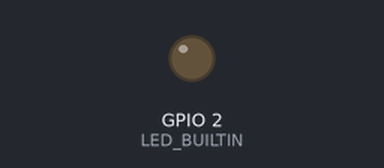
Bench run of a sketch on a simulated ESP8266 (NodeMCU). Parts: output pins drawn as LEDs (lit = HIGH, except the on-board LED, lit = LOW). WiFi joins after 1.5 s; servers stay silent unless stated; what the sketch prints to the serial monitor is not drawn.

Above: at 4.0 s.
At 9.0 s:
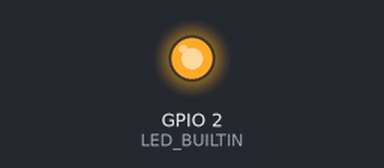
Timing chart, 0 to 14.5 s (numbered marks = the images above):
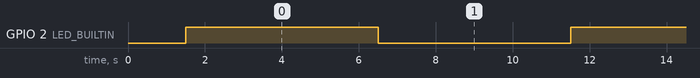

The sketch:

BasicOTA_Telnet-NodeMCU.ino
```cpp
#include <ESP8266WiFi.h>
#include <ESP8266mDNS.h>
#include <WiFiUdp.h>
#include <ArduinoOTA.h>

// start telnet server (do NOT put in setup())
const uint16_t aport = 23; // standard port
WiFiServer TelnetServer(aport);
WiFiClient TelnetClient;

const char* ssid = "My Azuz7";
const char* password = "azzahra4579";

void setup() {
  Serial.begin(9600);

  TelnetServer.begin();
  TelnetServer.setNoDelay(true);

  Serial.println("Booting");
  WiFi.mode(WIFI_STA);
  WiFi.begin(ssid, password);
  while (WiFi.waitForConnectResult() != WL_CONNECTED) {
    Serial.println("Connection Failed! Rebooting...");
    delay(5000);
    ESP.restart();
  }

  // Port defaults to 8266
  // ArduinoOTA.setPort(8266);

  // Hostname defaults to esp8266-[ChipID]
  // ArduinoOTA.setHostname("myesp8266");

  // No authentication by default
  // ArduinoOTA.setPassword((const char *)"123");

  ArduinoOTA.onStart([]() {
    Serial.println("Start");
  });
  ArduinoOTA.onEnd([]() {
    Serial.println("\nEnd");
  });
  ArduinoOTA.onProgress([](unsigned int progress, unsigned int total) {
    Serial.printf("Progress: %u%%\r", (progress / (total / 100)));
  });
  ArduinoOTA.onError([](ota_error_t error) {
    Serial.printf("Error[%u]: ", error);
    if (error == OTA_AUTH_ERROR) Serial.println("Auth Failed");
    else if (error == OTA_BEGIN_ERROR) Serial.println("Begin Failed");
    else if (error == OTA_CONNECT_ERROR) Serial.println("Connect Failed");
    else if (error == OTA_RECEIVE_ERROR) Serial.println("Receive Failed");
    else if (error == OTA_END_ERROR) Serial.println("End Failed");
  });
  ArduinoOTA.begin();
  Serial.println("Ready");
  Serial.print("IP address: ");
  Serial.println(WiFi.localIP());

  pinMode(LED_BUILTIN, OUTPUT);
}

void loop() {
  ArduinoOTA.handle();

  Debug("LED OFF");
  digitalWrite(LED_BUILTIN, HIGH);   // turn the LED on (HIGH is the voltage level)
  delay(5000);                       // wait for a second
  Debug("LED ON");
  digitalWrite(LED_BUILTIN, LOW);    // turn the LED off by making the voltage LOW
  delay(5000);                       // wait for a second
}

void Debug(String output) {
  if (!TelnetClient)  // otherwise it works only once
        TelnetClient = TelnetServer.available();
  if (TelnetClient.connected()) {
    TelnetClient.println(output);
  }
}
```

Measured:
- by itself, GPIO 2 (LED_BUILTIN): alternates HIGH for 5.0 s and LOW for 5.0 s
